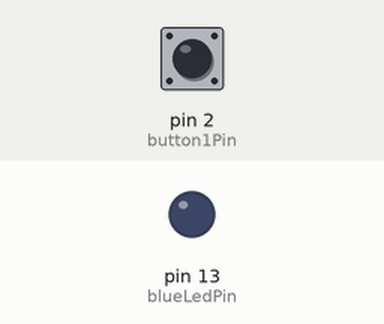
This sketch was run on a simulated Arduino Uno, built with avr-gcc and run on an emulated ATmega328P. On the bench: output pins drawn as LEDs (lit = HIGH). The test bench sets the inputs (shaded band); at power-on: pin 2 (button1Pin) LOW.

Above: at 1.2 s.
1.3 s: pin 2 (button1Pin) pulled HIGH for 0.15 s
At 1.37 s:
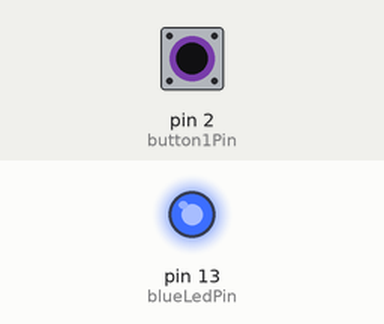
2.9 s: pin 2 (button1Pin) pulled HIGH for 3.2 s
At 6.9 s:
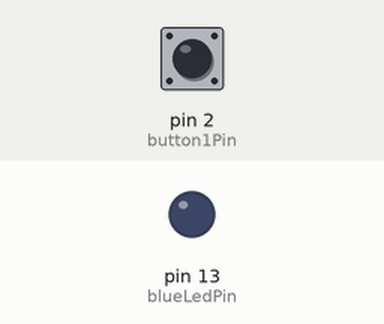
Timing chart, 0 to 8.4 s (numbered marks = the images above; inputs shaded):
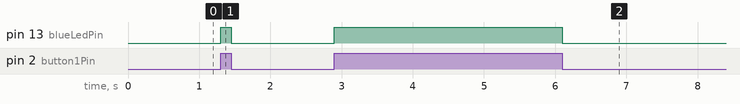

The sketch:

Code.ino
```cpp
int blueLedPin = 13; // The blue LED is connected pin 13 of the Arduino.
int button1Pin = 2;  // The SW1 button is connect to pin 2 of the Arduino.

void setup()
{                                // The Setup function runs once
    pinMode(blueLedPin, OUTPUT); // Setup blue LED pin as an output pin.
    pinMode(button1Pin, INPUT);  // Setup button1 pin as an input pin.
}

void loop()
{ // The loop function runs forever.
    if (digitalRead(button1Pin) == HIGH)
    {                                   // Check to see if button1 is pressed.
        digitalWrite(blueLedPin, HIGH); // Turn on the blue LED.
    }
    else
    {
        digitalWrite(blueLedPin, LOW); // Turn off the blue LED.
    }
}
```

Measured:
- after the input at 1.3 s, pin 13 (blueLedPin): LOW → HIGH at once, → LOW 0.15 s later
- after the input at 2.9 s, pin 13 (blueLedPin): LOW → HIGH at once, → LOW 3.2 s later
